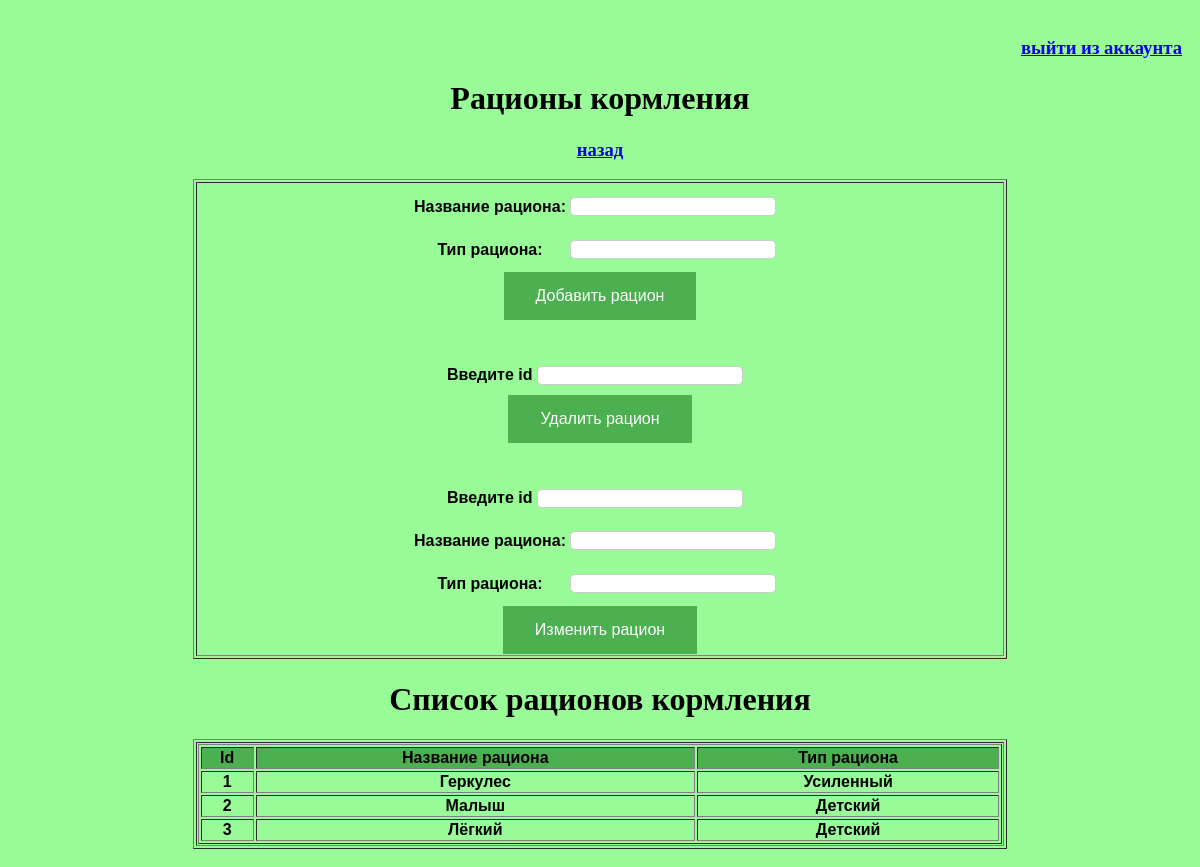
The app's page /ration/ with its own data.
### firstapp/models.py (models this page shows)
class Feeding_ration(models.Model):
    name = models.CharField(max_length=45)
    type = models.CharField(max_length=45)
    objects = models.Manager()

### firstapp/views.py (the view)
# urls.py: path('ration/', views.index_feeding_ration, name='ration'),
def index_feeding_ration(request):
    form_er = AddRa()
    data = Feeding_ration.objects.all()
    return render(request, "firstapp/Template_Feeding_ration.html", {"form":form_er, "data_show":data})

### firstapp/forms.py
class AddRa(forms.Form):
    name = forms.CharField(label="Название рациона",widget=forms.TextInput(attrs={"class":"myfield"}))
    type = forms.CharField(label="Тип рациона",widget=forms.TextInput(attrs={"class":"myfield"}))

### templates/firstapp/Template_Feeding_ration.html (shortened to what this page needs)
<!DOCTYPE html>
<html lang="en">
<head>
</head>
<body>
<div id="header" >
        <h3 align="right"><a href="/admin/logout/">выйти из аккаунта</a></h3>
        <h1 align="center">Рационы кормления<h1>
        <h3 align="center"><a href = "{% url 'home' %}">назад</a></h3>
</div>
<table border="1" width="70%" align="center">
    <tr>
        <th align="center" width="50%">
    <form method="POST" action="addo/">
        <table>
            {{ form }}
        </table>
        <input class = "button" type="submit" value="Добавить рацион">
    </form>
    <br>
    <br>
    <form method="POST" action="delo/">
        <label>Введите id</label>
        <input class = "myfield" type= "number" name="delname"><br>
        <input class = "button" type= "submit" value="Удалить рацион">
    </form>
    <br>
    <br>
    <form method="POST" action="upo/">
        <label>Введите id</label>
        <input class = "myfield" type= "number" name="upname"><br>
        <table>
            {{ form }}
        </table>
        <input class = "button" type= "submit" value="Изменить рацион">
    </form>
</table>
    <tr>
        <th align="center" width="50%">
        <h1 align="center"> Список рационов кормления</h1>
     <table border="1" width="70%" align="center">
        </th>
        <th align="center">
    <form method="POST" action="show/">
        <table border="1" width="100%">
            <tr align="center" bgcolor="#4CAF50">
                <th>Id</th>
                <th>Название рациона</th>
                <th>Тип рациона</th>
            </tr>
        {% for i in data_show %}
            <tr align="center">
                <td>{{ i.id }}</td>
                <td>{{ i.name }}</td>
                <td>{{ i.type }}</td>
            </tr>
        {% endfor %}
        </table>
    </form>
</th>
    </tr>
</body>
</html>

### templates/firstapp/Template_Feeding_ration.html (style rules this page uses)
.myfield { border:1px solid #ccc; border-radius:5px; height:15px; width:200px; margin: 10px 10px 10px 0; text-align: center; }
.button { background-color: #4CAF50; border: none; color: white; padding: 15px 32px; text-align: center; text-decoration: none; display: inline-block; font-size: 16px; }
body { background: #98FB98 ; padding: 10px; background-repeat: no-repeat; }
label { font-family: Helvetica; }
td { font-family: Arial; }
th { font-family: Arial; }

### records on screen
Feeding_ration: id "1", name "Геркулес", type "Усиленный"
Feeding_ration: id "2", name "Малыш", type "Детский"
Feeding_ration: id "3", name "Лёгкий", type "Детский"
